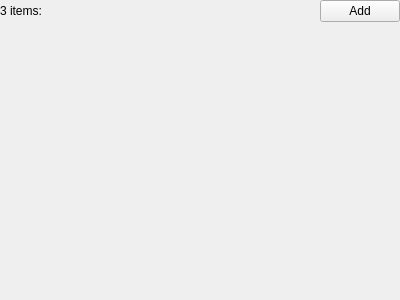
<?xml version="1.0" encoding="UTF-8"?>
<ui version="4.0">
 <class>CompositeArrayEditor</class>
 <widget class="QWidget" name="CompositeArrayEditor">
  <property name="geometry">
   <rect>
    <x>0</x>
    <y>0</y>
    <width>400</width>
    <height>300</height>
   </rect>
  </property>
  <property name="windowTitle">
   <string>Form</string>
  </property>
  <layout class="QVBoxLayout" name="verticalLayout_2">
   <property name="leftMargin">
    <number>0</number>
   </property>
   <property name="topMargin">
    <number>0</number>
   </property>
   <property name="rightMargin">
    <number>0</number>
   </property>
   <property name="bottomMargin">
    <number>0</number>
   </property>
   <item>
    <layout class="QHBoxLayout" name="horizontalLayout">
     <item>
      <widget class="QLabel" name="sizeInfo">
       <property name="sizePolicy">
        <sizepolicy hsizetype="Expanding" vsizetype="Preferred">
         <horstretch>0</horstretch>
         <verstretch>0</verstretch>
        </sizepolicy>
       </property>
       <property name="text">
        <string notr="true">3 items:</string>
       </property>
      </widget>
     </item>
     <item>
      <widget class="QPushButton" name="pushButton">
       <property name="text">
        <string>Add</string>
       </property>
       <property name="icon">
        <iconset theme="list-add"/>
       </property>
      </widget>
     </item>
    </layout>
   </item>
   <item>
    <widget class="QWidget" name="content" native="true">
     <property name="sizePolicy">
      <sizepolicy hsizetype="Preferred" vsizetype="Expanding">
       <horstretch>0</horstretch>
       <verstretch>0</verstretch>
      </sizepolicy>
     </property>
     <layout class="QVBoxLayout" name="verticalLayout"/>
    </widget>
   </item>
  </layout>
 </widget>
 <resources/>
 <connections/>
</ui>
